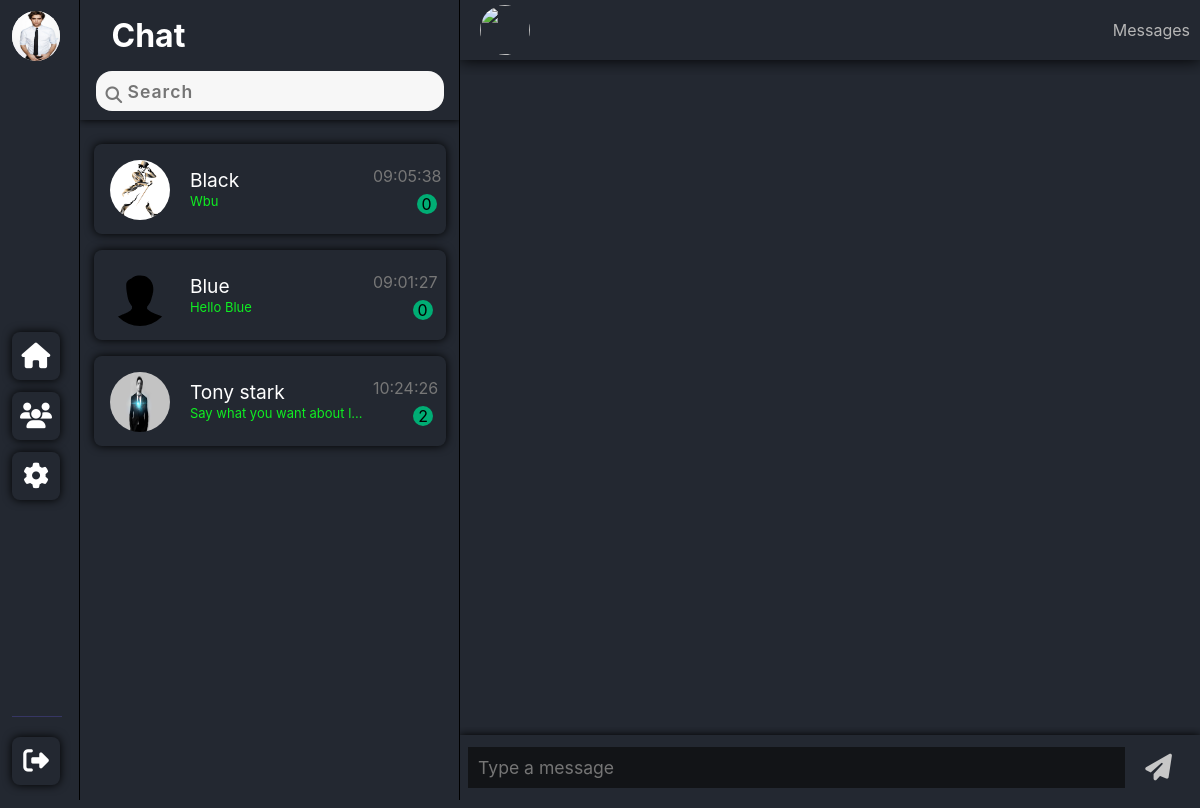
The app's page /php/chat.php (signed in) with its own data.
### tables this page shows
CREATE TABLE `users` (
  `user_id` int(7) NOT NULL,
  `name` varchar(255) NOT NULL,
  `email_id` varchar(255) NOT NULL,
  `password` varchar(255) NOT NULL,
  `login` int(1) DEFAULT NULL,
  `bio` varchar(1023) DEFAULT NULL,
  `dob` date DEFAULT NULL,
  `gender` varchar(10) DEFAULT NULL,
  `country` varchar(255) DEFAULT NULL,
  `user_profile` varchar(255) NOT NULL DEFAULT 'default_pic.svg'
);

CREATE TABLE `users_chat` (
  `msg_id` int(11) NOT NULL,
  `sender_id` int(10) NOT NULL,
  `receiver_id` int(10) NOT NULL,
  `msg_content` varchar(1023) NOT NULL,
  `msg_status` text NOT NULL,
  `msg_date` timestamp NOT NULL DEFAULT current_timestamp() ON UPDATE current_timestamp()
);

### php/userlist.php (the view, shortened to what this page needs)
<div class="chat-column">
    <div class="top">
        <div id="toprow">
            <h1 class="heading">Chat</h1>
        </div>
        <div class="search-bar">
            <input type="text" placeholder="Search" onkeyup="searchUser()" id="search-input"
                style=" margin: -1rem 0;" />
            <button type="submit" id="search-btn" style="top: 0px;">
            </button>
        </div>
    </div>
    <div class="chat-navbar-rows">
        <?php
include_once 'connectdb.php';
$email = $_SESSION['email'];
$query = "SELECT * FROM users WHERE email_id='$email'";
$result = mysqli_query($link, $query);
$row = mysqli_fetch_array($result);
$user = $row['user_id'];
$users = "SELECT DISTINCT receiver_id,u.user_id,u.name,u.user_profile,u.login FROM users_chat uc JOIN users u ON u.user_id=uc.receiver_id WHERE sender_id='$user'";
$run_user = mysqli_query($link, $users);
while ($row = mysqli_fetch_array($run_user)) {
    $user_id = $row['user_id'];
    $user_profile = $row['user_profile'];
    $name = $row['name'];
    $qry = "SELECT * FROM users_chat WHERE (sender_id='$user' AND receiver_id='$user_id') OR (sender_id='$user_id' AND receiver_id='$user') ORDER BY msg_id DESC LIMIT 1";
    $run_query = mysqli_query($link, $qry);
    $row = mysqli_fetch_assoc($run_query);
    $message = $row['msg_content'];
    $time = $row['msg_date'];
    $date = explode(' ', $time);
    $qry2 = "SELECT COUNT(*) AS count FROM users_chat where sender_id='$user_id' AND receiver_id='$user' AND msg_status='UNREAD'";
    $res = mysqli_query($link, $qry2);
    $row1 = mysqli_fetch_assoc($res);
    $count = $row1['count'];
    echo "<div class='row'>
    <img src=" . "../uploads/" . $user_profile . " />
    <div class='mid'>
    <h1 id='username'>
    <a style='color:white; text-decoration:none;' href='chat.php?user_id=$user_id'>$name</a>
    </h1>
    <p style='color:rgb(15, 238, 34);font-size:13px;' class='last-message'>$message</p>
    </div>
    <div class='right'>
    <p style='margin-right: -20px;position: relative;right: 15px;' class='last-message-time'>$date[1]</p>
    <p id='unread-message-count'>$count</p>
    </div>
    </div>";
}
$qry = "SELECT user_id FROM users WHERE email_id='$email'";
$res = mysqli_query($link, $qry);
$row = mysqli_fetch_array($res);
$user = $row['user_id'];
$users = "SELECT DISTINCT receiver_id,u.user_id,u.name,u.user_profile,u.login FROM users_chat uc JOIN users u ON u.user_id=uc.sender_id WHERE receiver_id='$user' AND u.user_id NOT IN (SELECT DISTINCT receiver_id FROM users_chat uc JOIN users u ON u.user_id=uc.receiver_id WHERE sender_id='$user')";
$run_user = mysqli_query($link, $users);
while ($row = mysqli_fetch_array($run_user)) {
    $user_id = $row['user_id'];
    $user_profile = $row['user_profile'];
    $name = $row['name'];
    $qry = "SELECT * FROM users_chat WHERE (sender_id='$user' AND receiver_id='$user_id') OR (sender_id='$user_id' AND receiver_id='$user') ORDER BY msg_id DESC LIMIT 1";
    $run_query = mysqli_query($link, $qry);
    $row = mysqli_fetch_assoc($run_query);
    $message = $row['msg_content'];
    $time = $row['msg_date'];
    $date = explode(' ', $time);
    $qry2 = "SELECT COUNT(*) AS count FROM users_chat where sender_id='$user_id' AND receiver_id='$user' AND msg_status='UNREAD'";
    $res = mysqli_query($link, $qry2);
    $row1 = mysqli_fetch_assoc($res);
    $count = $row1['count'];
    echo "<div class='row'>
    <img src=" . "../uploads/" . $user_profile . " />
    <div class='mid'>
    <h1 id='username'><a style='color:white; text-decoration:none;' href='chat.php?user_id=$user_id'>$name</a> </h1>
    <p style='color:rgb(15, 238, 34);font-size:13px;' class='last-message'>$message</p>
    </div>
    <div class='right'>
    <p style='margin-right: -20px;position: relative;right: 15px;' class='last-message-time'>$date[1]</p>
    <p id='unread-message-count'>$count</p>
    </div>
    </div>";
}
?>
    </div>
</div>

### php/chat.php (shortened to what this page needs)
<!DOCTYPE html>
<?php
include 'connectdb.php';
?>
<html lang="en">
<head>
    <link rel="stylesheet" href="../css/chat.css" />
    <link rel="stylesheet" href="../css/global.css" />
</head>
<body>
    <div class="container chat-page-container">
        <?php include 'sidebar.php';?>
        <?php include 'userlist.php';?>
        <div class="chat">
            <div class="chat-header">
                <div class="left">
                    <?php
echo "<img src=" . "../uploads/" . $receiver_profile_pic . " class='pp'>
    <div class='name-status'>
       <h1> $receiver_name  </h1>
        <span class='user-status'>$state</span>
    </div>";
?>
                </div>
                <div class="right">
                    <?php
if ($total == 1) {
    echo " Message";
} else {
    echo " Messages";
}
?>
                </div>
            </div>
            <div class="chat-box">
            </div>
            <form method="POST">
                <div class="chat-footer">
                    <textarea name="message" class="autoExpand" rows='1' data-min-rows='1'
                        placeholder="Type a message"></textarea>
                    <button name="submit">
                        <i class="fas fa-2x fa-paper-plane"></i>
                    </button>
                </div>
            </form>
        </div>
    </div>
</body>
</html>

### php/sidebar.php (shortened to what this page needs)
<?php
include 'connectdb.php';
$email = $_SESSION['email'];
$sql = "SELECT * FROM users WHERE `email_id` = '$email'";
$res = mysqli_query($link, $sql);
$r = mysqli_fetch_assoc($res);
?>
<!DOCTYPE html>
<html lang="en">
<head>
    <link rel="stylesheet" href="../css/global.css">
    <link rel="stylesheet" href="../css/sidebar.css">
</head>
<body>
    <div class="sidebar">
        <ul>
            <li>
                <a href="settings.php" id="sidebar_profile_pic">
                    <?php echo "<img src=" . "../uploads/" . $r['user_profile'] . " />" ?>
                </a>
            </li>
            <li>
                <a href="chat.php" class="s-btn">
                    <i class="fas fa-2x fa-home"></i>
                </a>
            </li>
            <li>
                <a href="find_user.php" class="s-btn">
                    <i class="fas fa-users"></i>
                </a>
            </li>
            <li>
                <a href="settings.php" class="settings s-btn">
                    <i class="fas fa-2x fa-cog"></i>
                </a>
            </li>
            <li>
                <a href="logout.php" class="signout s-btn">
                    <i class="fa fa-2x fa-sign-out"></i>
                </a>
            </li>
        </ul>
    </div>
</body>
</html>

### css/chat.css (style rules this page uses)
* { padding: 0; margin: 0; box-sizing: border-box; font-family: -apple-system, BlinkMacSystemFont, "Segoe UI", Roboto, Oxygen, Ubuntu, Cantarell, "Open Sans", "Helvetica Neue", sans-serif; }
html, body { margin: 0; height: 100vh; overflow: hidden; background: #232831; }
p::first-letter { text-transform: capitalize; }
button { border: none; background: transparent; }
.container { height: 100vh; width: 100vw; overflow: hidden; display: grid; grid-template-columns: 80px 380px auto; }
.chat-column { display: flex; flex-direction: column; align-items: center; justify-content: center; width: 380px; height: inherit; border-right: 1px solid #000; background: #232831; }
.chat-column .top { position: absolute; top: 0; height: 15vh; width: inherit; padding: 1rem; box-shadow: 0 0 8px #000; clip-path: inset(0px 0px -8px 0px); }
.chat-column .top .heading { font-size: 1.5rem; font-weight: bold; color: #fff; }
#toprow { display: flex; justify-content: space-between; padding: 0 1rem 1rem 1rem; }
#toprow h1 { font-size: 2rem; }
.chat-column .chat-navbar-rows { position: absolute; top: 16vh; overflow-y: scroll; scroll-behavior: smooth; height: 85vh; }
.chat-column .search-bar { position: relative; margin: 1rem 0; display: flex; }
#search-input { border: none; height: 2.5rem; width: 100%; padding: 1rem 1rem 1rem 2rem; border-radius: 1rem; outline: none; font-size: 1.1rem; font-weight: 600; overflow-x: scroll; color: #495057; letter-spacing: 1px; background-color: #f7f7f7; }
#search-btn { position: absolute; left: 10px; top: 13px; z-index: 1; }
.chat-navbar-rows .row { width: 352px; height: 90px; padding: 1rem; margin: 1rem 15px; display: grid; grid-template-columns: 22% 50% 15%; grid-template-areas: "left mid mid..."; align-items: center; border-radius: 0.5rem; background-color: #232831; color: #f7f7f7; box-shadow: 0 0 10px #000; transition: 0.2s ease-out; }
.chat-navbar-rows .row img { border-radius: 50%; height: 60px; width: 60px; grid-area: left; }
.chat-navbar-rows .row .mid { grid-area: mid; display: flex; flex-direction: column; position: relative; left: 10px; top: 0px; }
.chat-navbar-rows .row .mid h1 { font-size: 1.2rem; font-weight: 400; }
.chat-navbar-rows .row .mid p { color: #777777; line-height: 1.2rem; height: 1.3rem; width: 175px; }
.chat-navbar-rows .row .mid p, .chat-navbar-rows .row .mid h1 { text-overflow: ellipsis; overflow: hidden; white-space: nowrap; }
.chat-navbar-rows .row .right { display: flex; flex-direction: column; align-items: flex-end; }
.chat-navbar-rows .row .right #unread-message-count { background-color: rgb(0, 173, 116); width: 20px; height: 20px; border-radius: 50%; color: #000; display: flex; align-items: center; justify-content: center; }
.chat-navbar-rows .row .last-message-time { color: #777777; margin-bottom: 8px; }
.chat { display: flex; flex-direction: column; height: 100vh; width: 100%; background: #232831; }
.chat-header { color: #b6b6b6; display: flex; align-items: center; justify-content: space-between; width: 100%; height: 60px; padding: 5px 10px; box-shadow: 0 0 15px #000; clip-path: inset(0px 0px -15px 0px); }
.chat .chat-header .left { display: flex; align-items: center; }
.chat-header .pp { width: 50px; height: 50px; border-radius: 50%; margin: 0 10px; }
.chat-box { background-attachment: fixed; overflow-y: scroll; flex: 1; }
.chat-footer { display: flex; align-items: center; padding: 12px 8px; height: auto; min-height: 50px; max-height: 170px; box-shadow: 0 0 8px #000; clip-path: inset(-8px 0px 0px 0px); }
.chat-footer textarea { color: #d4d4d4; font-size: 1.1rem; font-weight: 400; padding: 10px; width: 100%; height: auto; max-height: 170px; border: none; overflow-y: scroll; overflow-x: hidden; background-color: #121316ef; resize: none; }
.chat-footer button { margin: 0 10px; }
.chat-footer button:last-child { margin: 0 20px; }
.chat-footer i { color: #c7c7c7; }

### records on screen
users: user_profile (picture)
users: user_profile (picture), name "black", users_chat.msg_content "wbu", users_chat.msg_date "09:05:38", count "0"
users: user_profile (placeholder picture), name "blue", users_chat.msg_content "Hello Blue", users_chat.msg_date "09:01:27", count "0"
users: user_profile (picture), name "tony stark", users_chat.msg_content "Say what you want about l…", users_chat.msg_date "10:24:26", count "2"
